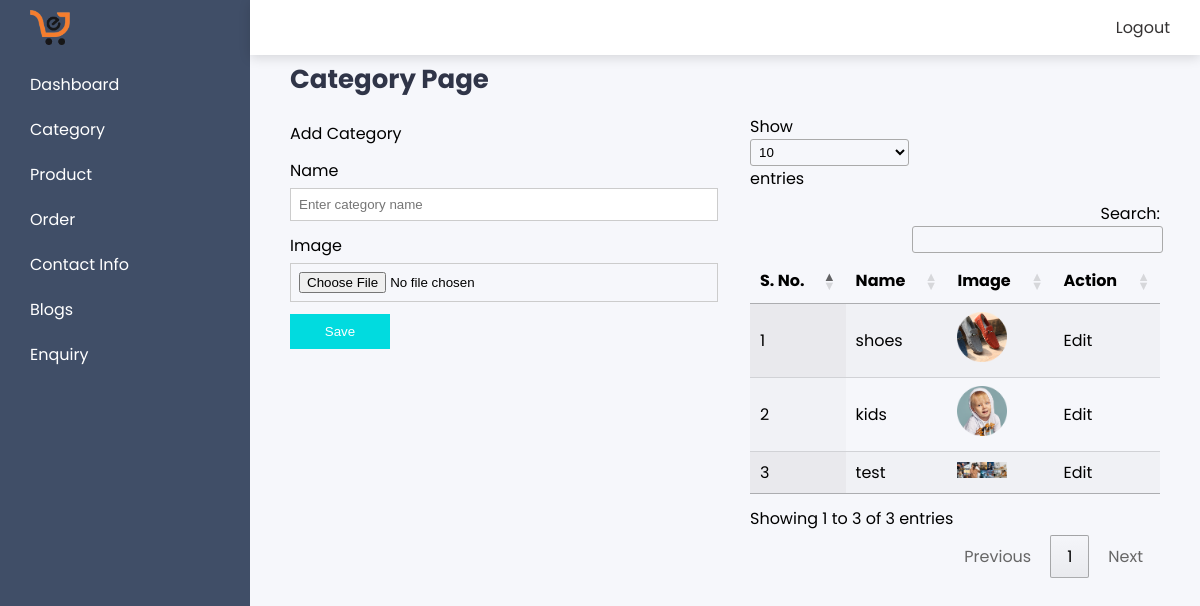
/admin/products/category.php (signed in), run on the app's committed database.
### tables this page shows
CREATE TABLE `category` (
  `id` int(11) NOT NULL,
  `name` varchar(255) NOT NULL,
  `image` text NOT NULL,
  `created_at` datetime NOT NULL DEFAULT current_timestamp()
);

### config/constants.php (called while the page is built, shortened)
<?php
$base_url = 'http://localhost/major-project/';
$admin_url = $base_url . 'admin/';
$site_url = $base_url . 'site/';

### admin/products/category.php (the view, shortened to what this page needs)
<?php
include('../layout/header.php');
$sql = "SELECT * from category ";
$result = mysqli_query($con, $sql);
?>
<div class="card-header">
    <h4 class="py-10">Category Page</h4>
</div>
<div class="card-block">
    <div class="card-left">
        <div class="form-group">
            <p>Add Category</p>
        </div>
        <form method="post" action="<?php echo $admin_url ?>action/products/category-save.php" enctype="multipart/form-data">
            <div class="form-group">
                <label for="">Name</label>
                <input type="text" name="name" placeholder="Enter category name">
            </div>
            <div class="form-group">
                <label for="">Image</label>
                <input type="file" name="image" placeholder="Enter category name">
            </div>
            <div>
                <button type="submit" class="save-btn">Save</button>
            </div>
        </form>
    </div>
    <div class="card-right">
        <table id="myTable" class="display">
            <thead>
                <tr>
                    <th>S. No.</th>
                    <th>Name</th>
                    <th>Image</th>
                    <th>Action</th>
                </tr>
            </thead>
            <tbody>
                <?php
                $i = 1;
                while ($data = $result->fetch_assoc()) { ?>
                    <tr>
                        <td><?php echo $i++; ?></td>
                        <td><?php echo $data['name'] ?></td>
                        <td><img src="<?php echo $site_url . 'assets/uploads/category/' . $data['image'] ?>" class="img-icon" alt=""></td>
                        <td>Edit</td>
                    </tr>
                <?php } ?>
            </tbody>
        </table>
    </div>
</div>
<?php
include('../layout/footer.php')
?>

### admin/assets/css/style.css (style rules this page uses)
body { margin: 0; font-family: "Poppins", sans-serif; }
p, h1, h2, h3, h4, h5, h6 { margin: 0; }
h4 { font-size: 26px; }
p { font-size: 16px; }
label { display: block; margin: 5px 0; }
input { width: 100%; padding: 8px; border: 1px solid #ccc; }
.py-10 { padding: 10px 0; }
.save-btn { padding: 10px; min-width: 100px; background: #01dbdf; border: none; color: #ffff; }
.form-group { margin: 12px 0; }
.img-icon { width: 50px; }
.card-header { color: #303548; }
.card-block { display: flex; gap: 50px; align-items: start; }
.card-right, .card-left { width: 50%; }

### data on the page
category: name "shoes", image (picture)
category: name "kids", image (picture)
category: name "test", image (picture)
